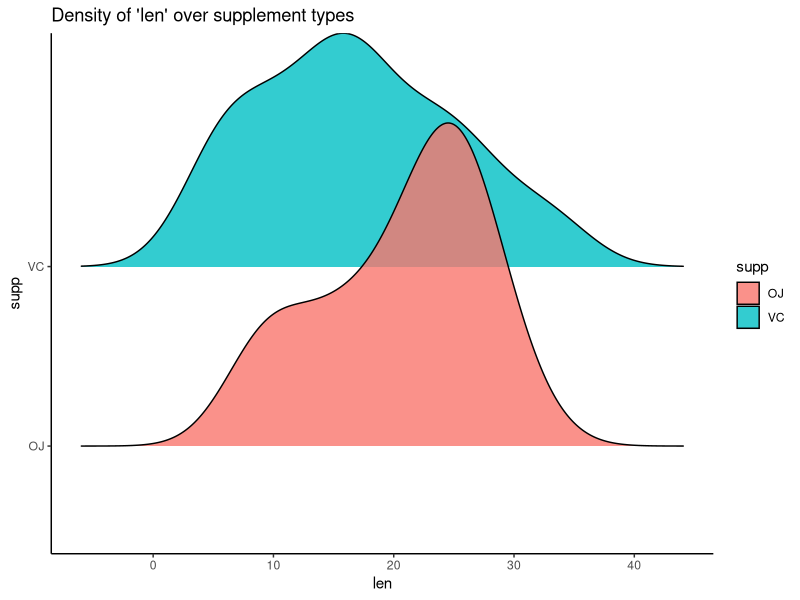
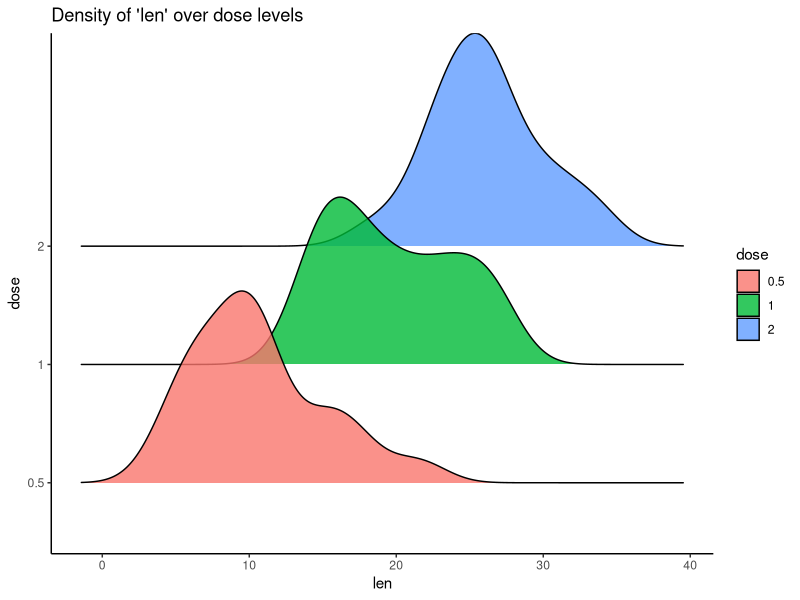

Write R code to recreate these figures, in order.
## Basic inferential data analysis

## Load the ToothGrowth data -----
# chunk 1
library("datasets")
data("ToothGrowth")
dim(ToothGrowth)
head(ToothGrowth)


## Data Summary ----
# chunk2
dat <- ToothGrowth
dat$dose <- factor(dat$dose)
summary(dat)


# chunk 3
library(ggplot2)
library(ggridges)
ggplot(dat, aes(x = len, y = factor(supp), fill = supp)) +
  geom_density_ridges(alpha = 0.8) +
  labs(title = "Density of 'len' over supplement types", x = "len", y = "supp") +
  theme_classic()

ggplot(dat, aes(x = len, y = factor(dose), fill = dose)) +
  geom_density_ridges(alpha = 0.8) + 
  labs(title = "Density of 'len' over dose levels", x = "len", y = "dose") + 
  theme_classic()


# Tests ----
# chunk 4
# Tests of supp
len_OJ <- subset(dat, supp %in% "OJ")$len
len_VC <- subset(dat, supp %in% "VC")$len
t.test(len_OJ, len_VC, paired = FALSE, var.equal = FALSE, alt = "two.sided")


# chunk 5
# Tests of dose
len_.5 <- subset(dat, dose %in% "0.5")$len
len_1 <- subset(dat, dose %in% "1")$len
len_2 <- subset(dat, dose %in% "2")$len
matrix <- cbind(len_.5, len_1, len_2)
library("combinat")
tab <- combn(3,2)
pValues <- c()
for(i in 1:3){
  a <- matrix[,tab[,i][1]]
  b <- matrix[,tab[,i][2]]
  t <- t.test(a, b, paired = FALSE, var.equal = FALSE, alt = "two.sided")$p.value
  pValues <- c(pValues, t)
}
pValues
p.adjust(pValues, method = "bonferroni")
p.adjust(pValues, method = "BH")
